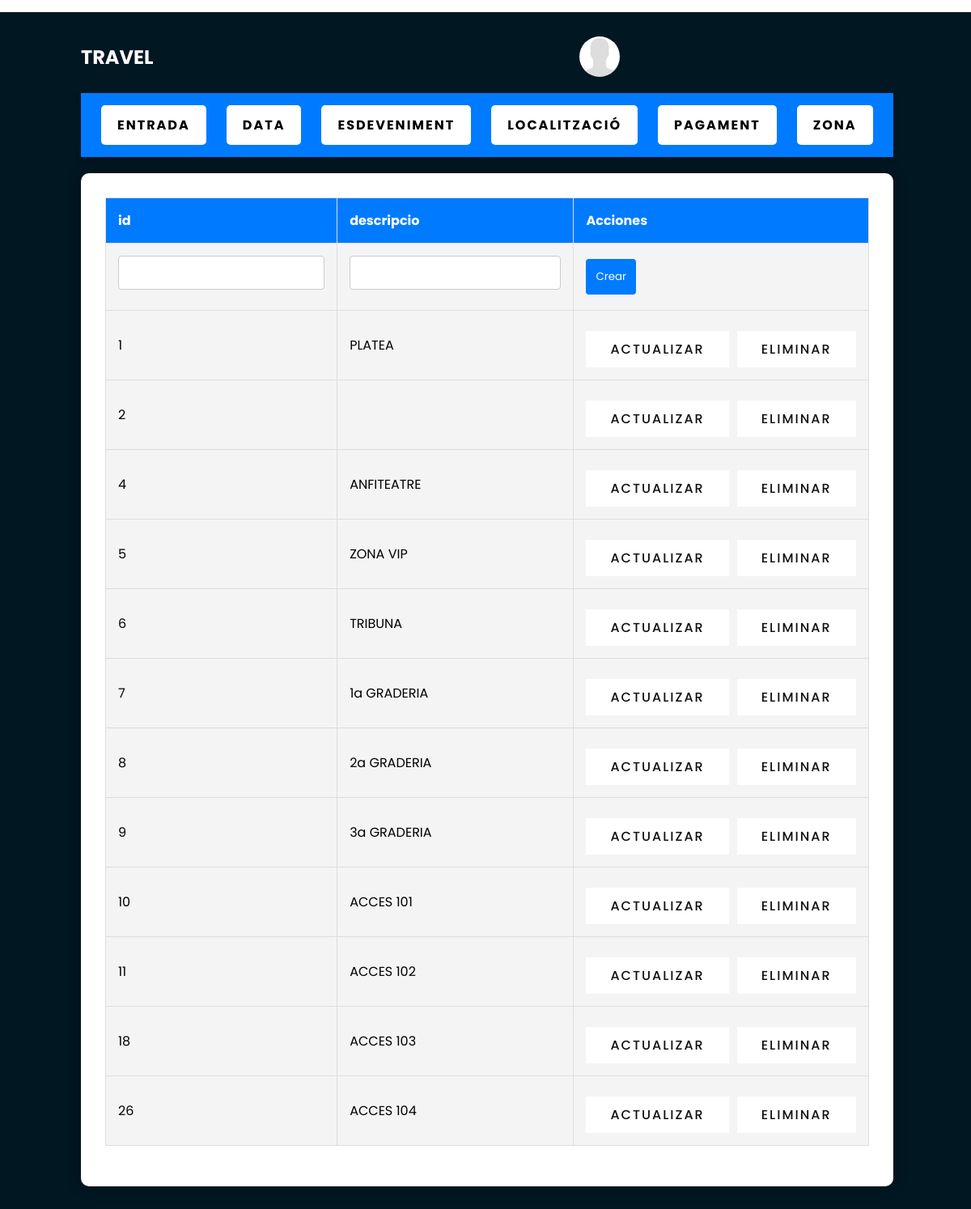
The page /index.php?MantenimentZona/showMantenimentZona on the database its author committed.
### tables this page shows
CREATE TABLE `tbl_zona` (
  `id` int NOT NULL AUTO_INCREMENT,
  `descripcio` varchar(30) NOT NULL,
  PRIMARY KEY (`id`)
);

### classes/controlador/mantenimentzonacontroller.class.php (called while the page is built, shortened)
<?php
class MantenimentZonaController extends Controlador
{
    public function showMantenimentZona()
    {
        $zonaModel = new ZonaModel();
        $ObjectArray = $zonaModel->read();
        $view = new MantenimentZonaView();
        $view->showMantenimentZona($ObjectArray);
    }
}
?>

### index.php (called while the page is built, shortened)
<?php
try {
    $cFront = new FrontController();
    $cFront->dispatch();
} catch (Exception $e) {
    $vError = new ErrorView();
    $vError->show($e);
}

### classes/modelo/zona.class.php (called while the page is built, shortened)
<?php
class Zona {
    public function __construct($id, $descripcio) {
        $this->id = $id;
    }
}
?>

### classes/modelo/DataBase.php (called while the page is built, shortened)
<?php
class DataBase extends Singleton
{
    private static $link;
    private static $conexion;
    public function __construct($action)
    {
        self::$conexion = new Connexio($action);
    }
    private static function connectToDatabase()
    {
        switch (self::$conexion->getSgbd()) {
            case 'mysql':
                self::$link = new mysqli(self::$conexion->getServer(), self::$conexion->getUser(), self::$conexion->getPassword(), self::$conexion->getDbname());
                break;
        }
    }
    public static function executarSQL($sSql, $aParam = null)
    {
        if ($stmt = self::$link->prepare($sSql)) {
            if ($stmt->execute()) {
                if ($stmt->field_count > 0) {
                    $res = $stmt->get_result();
                    $dades = $res->fetch_all(MYSQLI_ASSOC);
                } else {
                    $dades = true;
                }
            } else {
                throw new Exception("Error al ejecutar la consulta: " . $stmt->error);
            }
        } else {
            throw new Exception("Error en la preparación de la consulta: " . self::$link->error);
        }
        return $dades;
    }
}
?>

### classes/modelo/zonamodel.class.php (called while the page is built, shortened)
<?php
class ZonaModel implements CRUDable {
    public function read($obj = null) {
        $db = new DataBase('select');
        $query = "SELECT * FROM tbl_zona";
        $result = $db::executarSQL($query);
        return $this->transformarResultat($result);
    }
    private function transformarResultat($result) {
        $zones = [];
        foreach ($result as $row) {
            $zones[] = $this->crearZonaDesdeFila($row);
        }
        return $zones;
    }
    private function crearZonaDesdeFila($fila) {
        return new Zona(
            $fila['id'],
            $fila['descripcio']
            );
    }
}
?>

### classes/vista/mantenimentzonaview.class.php (the view, shortened to what this page needs)
<?php
class MantenimentZonaView
{
    public function showMantenimentZona($ObjectArray, $data = null, $errors = null, $updateData = null, $isCreate = true)
    {
        echo "<!DOCTYPE html><html lang=\"en\">";
        include 'templates/head.tmp.php';
        echo "<body>";
        include 'templates/header.tmp.php';
        echo "  <section class=\"showcase\"><div class=\"overlay\"></div><div class=\"text\">";
        include 'templates/navManteniment.tmp.php';
        $table = $this->generateTable($ObjectArray, $data, $errors, $updateData, $isCreate);
        include 'templates/mantenimentbody.tmp.php';
        echo "</div></section></body></html>";
    }
    public function generateTable($objectArray, $data, $errors, $updateData, $isCreate)
    {
        if ($isCreate) {
            $table = '<form method="post" action="?MantenimentZona/create">';
        } else {
            $table = '<form method="post" action="?MantenimentZona/update">';
        }
        $table .= '<table>
        <thead>
            <tr>';
        foreach ($objectArray[0] as $key => $value) {
            $table .= "<th>$key</th>";
        }
        $table .= '<th>Acciones</th>
        </tr>
    </thead>
    <tbody>
        <tr>';
        foreach ($objectArray[0] as $key => $value) {
            $table .= '<td>';
            if ($key === 'id') {
                $table .= '<input type="text" id="' . $key . '" name="' . $key . '"';
            } else {
                $table .= '<input type="text" id="' . $key . '" name="' . $key . '"';
            }
            if ($key === 'id') {
                $table .= ' readonly';
            }
            $table .= '>';
            $table .= '</td>';
        }
        if ($isCreate) {
            $table .= '<td><button type="submit" name="create">Crear</button></td></tr>';
        } else {
            $table .= '<td><button type="submit" name="update">Actualizar</button></td></tr>';
        }
        foreach ($objectArray as $result) {
            $table .= '<tr>';
            foreach ($result as $key => $value) {
                $table .= '<td>' . $value . '</td>';
            }
            $table .= '<td>
        <div class="button-container">
            <a href="?MantenimentZona/showUpdate&id=' . $result->id . '">Actualizar</a>
  <a href="?MantenimentZona/delete&id=' . $result->id . '" class="delete-link" data-id="' . $result->id . '">Eliminar</a>
        </div>
    </td>
</tr>';
        }
        $table .= '</tbody></table></form>';
        return $table;
    }
}

### style.css (style rules this page uses)
* { margin: 0; padding: 0; box-sizing: border-box; font-family: 'Poppins', sans-serif; }
.showcase { position: absolute; right: 0; width: 100%; min-height: 100vh; padding: 100px; display: flex; justify-content: space-between; align-items: center; background: #111; transition: 0.5s; z-index: 2; }
.text { position: relative; z-index: 10; }
.text a { display: inline-block; font-size: 1em; background: #fff; padding: 10px 30px; text-transform: uppercase; text-decoration: none; font-weight: 500; margin-top: 10px; color: #111; letter-spacing: 2px; transition: 0.2s; }
body { background: url(http://img6.uploadhouse.com/fileuploads/17737/17737075bdad5cfa9423bb2c3c2beee695c72bb8.jpg); margin: 15px auto 0; width: 410px; }
form { margin-bottom: 15px; }
input, select { width: 100%; padding: 8px; margin-bottom: 10px; box-sizing: border-box; }
#manteniment table { width: 100%; border-collapse: collapse; margin-bottom: 20px; }
#manteniment th, #manteniment td { border: 1px solid #ddd; padding: 15px; text-align: left; }
#manteniment th { background-color: #007BFF; color: #fff; }
#manteniment td { background-color: #f4f4f4; }
#manteniment form input { padding: 10px; border: 1px solid #ccc; border-radius: 4px; }
#manteniment form button { background-color: #007BFF; color: #fff; padding: 12px; border: none; border-radius: 4px; cursor: pointer; transition: background-color 0.3s ease; }
#manteniment .button-container { display: flex; gap: 10px; }

### rows shown on the page
tbl_zona: value "1", value "PLATEA"
tbl_zona: value "2"
tbl_zona: value "4", value "ANFITEATRE"
tbl_zona: value "5", value "ZONA VIP"
tbl_zona: value "6", value "TRIBUNA"
tbl_zona: value "7", value "1a GRADERIA"
tbl_zona: value "8", value "2a GRADERIA"
tbl_zona: value "9", value "3a GRADERIA"
tbl_zona: value "10", value "ACCES 101"
tbl_zona: value "11", value "ACCES 102"
tbl_zona: value "18", value "ACCES 103"
tbl_zona: value "26", value "ACCES 104"

### other values the page prints
$key "id"
$key "descripcio"
